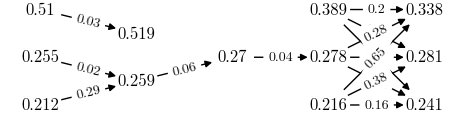

The Python source for this figure:
import networkx as nx
import numpy as np
from matplotlib import pyplot as plt

from graph import create_graph
from time import time

# Parameters
from utils import array_to_string

frame_size = 3
threshold = 0.05
min_cand = 0.2
max_cand = 1.
res_cand = 0.001
center = True

error_weight = 0.
tempo_var_weight = 1.

color_edges = False

# Timestamps
timestamps = np.array([0., 1.018, 1.531, 2.061, 2.888, 3.179, 4.286])

# Create Graph
start = time()
graph = create_graph(timestamps, threshold=threshold, min_cand=min_cand, max_cand=max_cand, res_cand=res_cand,
                     frame_size=frame_size, error_weight=error_weight, tempo_var_weight=tempo_var_weight)
print('Time to create graph: %.3f' % (time() - start))

# Shortest path
# path = nx.shortest_path(graph, source=0, target=1)

# Plot Graph aCD's
pos = nx.get_node_attributes(graph, 'pos')
node_labels = {idx: round(graph.nodes[idx]['acd'], 3) for idx in graph.nodes}

edge_labels = nx.get_edge_attributes(graph, 'weight')
edge_labels = {edge: np.round(edge_labels[edge], 2) for edge in edge_labels.keys()}

color = 1. * np.ones((len(graph), 3))

# if color_edges:
#     color_e = []
#     for u, v in graph.edges():
#         if u in path and v in path:
#             color_e.append((1., 0., 0.))
#         else:
#             color_e.append(graph[u][v]['color'])
# else:
#     color_e = [graph[u][v]['color'] for u, v in graph.edges()]

fig = plt.figure(figsize=(6., 1.5))
plt.axis('off')
nx.draw_networkx(graph, pos=pos, arrows=True, with_labels=True, labels=node_labels,
                 node_size=300*frame_size, node_color=color, font_size=12)
nx.draw_networkx_edge_labels(graph, pos, edge_labels=edge_labels, font_size=10)

fig.savefig('figure_graph_2.eps', bbox_inches='tight', pad_inches=0, transparent=True)
fig.savefig('figure_graph_2.png', bbox_inches='tight', pad_inches=0, transparent=True)

plt.show()

if __name__ == '__main__':
    pass
